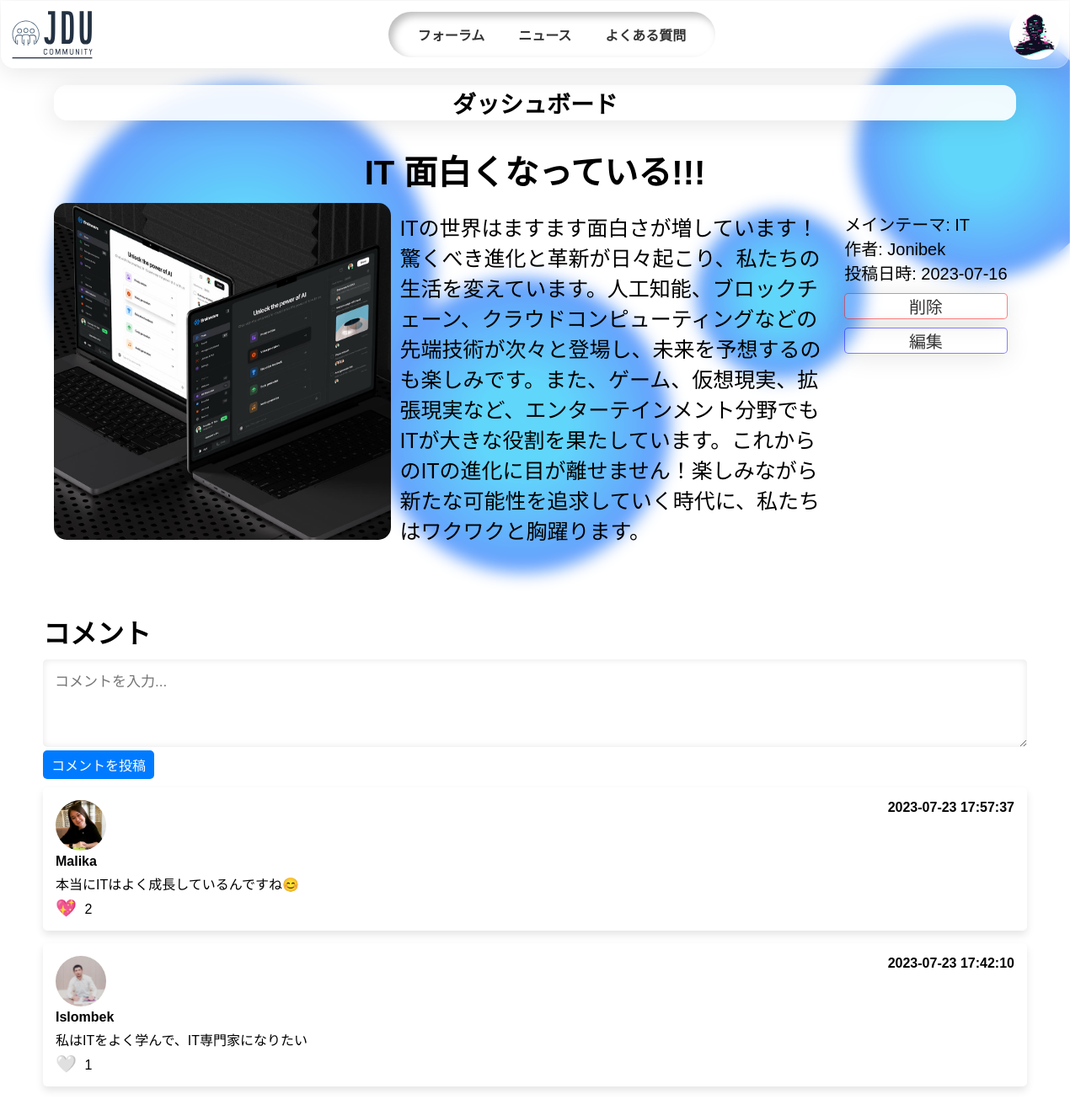
The page /post.php?post_id=47 (signed in) on the database its author committed.
### tables this page shows
CREATE TABLE `user_form` (
  `id` int(100) NOT NULL,
  `name` varchar(100) NOT NULL,
  `surname` varchar(100) NOT NULL,
  `email` varchar(100) NOT NULL,
  `password` varchar(100) NOT NULL,
  `image` varchar(100) NOT NULL,
  `gender` varchar(10) DEFAULT NULL,
  `role` varchar(20) NOT NULL DEFAULT 'user'
);

CREATE TABLE `topics` (
  `id` int(11) NOT NULL,
  `user_id` int(11) NOT NULL,
  `post_image` varchar(255) DEFAULT NULL,
  `post_title` varchar(255) NOT NULL,
  `main_text` text NOT NULL,
  `main_theme` varchar(255) NOT NULL,
  `created_time` datetime DEFAULT NULL
);

CREATE TABLE `comments` (
  `id` int(11) NOT NULL,
  `post_id` int(11) NOT NULL,
  `user_id` int(11) NOT NULL,
  `comment_text` text NOT NULL,
  `created_time` timestamp NOT NULL DEFAULT current_timestamp()
);

### post.php (the view, shortened to what this page needs)
<?php
include 'config.php';
$user_id = $_SESSION['user_id'];
$user_role = '';
$select_user = mysqli_query($conn, "SELECT role FROM `user_form` WHERE id = '$user_id'") or die('query failed');
if (mysqli_num_rows($select_user) > 0) {
    $fetch_user = mysqli_fetch_assoc($select_user);
    $user_role = $fetch_user['role'];
}
if (isset($_GET['post_id'])) {
    $post_id = $_GET['post_id'];
} else {
    header('Location: forum.php');
    exit();
}
$select_post_query = mysqli_query($conn, "SELECT topics.*, user_form.name FROM `topics` INNER JOIN `user_form` ON topics.user_id = user_form.id WHERE topics.id = '$post_id'") or die('query failed');
if (mysqli_num_rows($select_post_query) > 0) {
    $post = mysqli_fetch_assoc($select_post_query);
} else {
    header('Location: forum.php');
    exit();
}
$canEdit = $user_role === 'admin' || $post['user_id'] == $user_id;
$select_comments_query = mysqli_query($conn, "SELECT comments.*, user_form.name FROM `comments` INNER JOIN `user_form` ON comments.user_id = user_form.id WHERE post_id = '$post_id' ORDER BY created_time DESC") or die('query failed');
$comments = array();
if (mysqli_num_rows($select_comments_query) > 0) {
    while ($comment = mysqli_fetch_assoc($select_comments_query)) {
        $comments[] = $comment;
    }
}
?>
<!DOCTYPE html>
<html lang="en">
<head>
    <link rel="stylesheet" href="style.css">
</head>
<body>
    <div class="circles">
        <div class="circle"></div>
        <div class="circle"></div>
        <div class="circle"></div>
    </div>
    <div class="container">
        <div class="profile">
            <a href="home.php"><img class="logo" src="logo.svg" alt="logo"></a>
            <div class="nav">
                <ul>
                    <li><a href="forum.php">フォーラム</a></li>
                    <li><a href="news.php">ニュース</a></li>
                    <li><a href="about.php">よくある質問</a></li>
                </ul>
            </div>
            <?php
            $select = mysqli_query($conn, "SELECT * FROM `user_form` WHERE id = '$user_id'") or die('query failed');
            if (mysqli_num_rows($select) > 0) {
                $fetch = mysqli_fetch_assoc($select);
            }
            if ($fetch['image'] == '') {
                echo '<img id="avatar" src="images/default-avatar.png">';
            } else {
                echo '<img id="avatar" src="uploaded_img/' . $fetch['image'] . '">';
            }
            ?>
        </div>
        <div class="section-name">
            <h1>ダッシュボード</h1>
        </div>
        <div class="main-post-title">
            <h1><?php echo $post['post_title']; ?></h1>
        </div>
        <div class="main-post">
            <div class="main-post-card">
                <div class="main-post-content">
                    <img class="main-post-img" src="<?php echo $post['post_image']; ?>" alt="Post Image">
                    <p><?php echo $post['main_text']; ?></p>
                </div>
                <div class="main-post-info">
                    <p>メインテーマ: <?php echo $post['main_theme']; ?></p>
                    <p>作者: <?php echo $post['name']; ?></p>
                    <p>投稿日時: <?php echo date('Y-m-d', strtotime($post['created_time'])); ?></p>
                    <?php if ($canEdit) : ?>
                        <div class="post-actions">
                            <form method="POST" onsubmit="return confirm('Are you sure you want to delete this post?');">
                                <button type="submit" name="delete_post" class="delete-btn">削除</button>
                            </form>
                            <a class="btn" href="editpost.php?post_id=<?php echo $post['id']; ?>">編集</a>
                        </div>
                    <?php endif; ?>
                </div>
            </div>
        </div>
        <div class="comments-section">
            <div class="comment-form">
                <h1>コメント</h1>
                <form method="POST" action="<?php echo $_SERVER['PHP_SELF'] . '?post_id=' . $post_id; ?>">
                    <textarea name="comment_text" rows="4" class="box" placeholder="コメントを入力..." required></textarea>
                    <button type="submit" name="submit_comment">コメントを投稿</button>
                </form>
            </div>
            <?php foreach ($comments as $comment) : ?>
                <div class="comment">
                    <?php
                    $author_id = $comment['user_id'];
                    $select_author = mysqli_query($conn, "SELECT image FROM `user_form` WHERE id = '$author_id'") or die('query failed');
                    $author_fetch = mysqli_fetch_assoc($select_author);
                    $avatar_url = $author_fetch['image'] ? "uploaded_img/{$author_fetch['image']}" : "images/default-avatar.png";
                    $profile_url = "profile.php?user_id=" . $author_id;
                    $comment_id = $comment['id'];
                    $likes_count_query = mysqli_query($conn, "SELECT COUNT(id) as count FROM `likes` WHERE comment_id = '$comment_id'");
                    $likes_count = 0;
                    if ($likes_count_result = mysqli_fetch_assoc($likes_count_query)) {
                        $likes_count = $likes_count_result['count'];
                    }
                    $comment_author_id = $comment['user_id'];
                    $is_comment_author = $comment_author_id === $user_id;
                    $liked = false;
                    if (isset($user_id)) {
                        $check_like_query = mysqli_query($conn, "SELECT id FROM `likes` WHERE comment_id = '$comment_id' AND user_id = '$user_id'");
                        if (mysqli_num_rows($check_like_query) > 0) {
                            $liked = true;
                        }
                    }
                    ?>
                    <div class="comment-header">
                        <div class="comment-author">
                            <a href="<?php echo $profile_url; ?>">
                                <img id="avatar" src="<?php echo $avatar_url; ?>" alt="User Avatar">
                            </a>
                            <span class="comment-author-name"><?php echo $comment['name']; ?></span>
                        </div>
                        <span class="comment-time"><?php echo date('Y-m-d H:i:s', strtotime($comment['created_time'])); ?></span>
                    </div>
                    <div class="comment-content">
                        <p class="comment-text <?php echo $comment['user_id'] === $user_id ? 'editable' : ''; ?>"><?php echo $comment['comment_text']; ?></p>
                        <?php if (!$is_comment_author) : ?>
                            <div class="comment-actions">
                                <form method="POST" class="like-form">
                                    <button type="submit" name="like_comment" class="like-btn <?php echo $liked ? 'liked' : ''; ?>">
                                        <?php echo $liked ? '💖' : '🤍'; ?>
                                    </button>
                                    <span class="likes-count"><?php echo $likes_count; ?></span>
                                </form>
                            </div>
                        <?php endif; ?>
                    </div>
                </div>
            <?php endforeach; ?>
        </div>
    </div>
</body>
</html>

### rows shown on the page
user_form: image (picture)
topics: post_title "IT 面白くなっている!!!", post_image (picture), main_text "ITの世界はますます面白さが増しています！驚くべき進化と革新が日々起こり、私たちの生活を変えています。人工知能、ブロックチェーン、クラウドコンピューティングなどの先端技術が次々と登場し、未来を予想するのも楽しみです。また、ゲーム、仮想現実、拡張現実など、エンターテインメント分野でもITが大きな役割を果たしています。これからのITの進化に目が離せません！楽しみながら新たな可能性を追求していく時代に、私たちはワクワクと胸躍ります。", main_theme "IT", user.name "Jonibek", created_time "2023-07-16"
comments: user.image (picture), user.name "Malika", created_time "2023-07-23 17:57:37", comment_text "本当にITはよく成長しているんですね😊", likes_count "2"
comments: user.image (picture), user.name "Islombek", created_time "2023-07-23 17:42:10", comment_text "私はITをよく学んで、IT専門家になりたい", likes_count "1"
